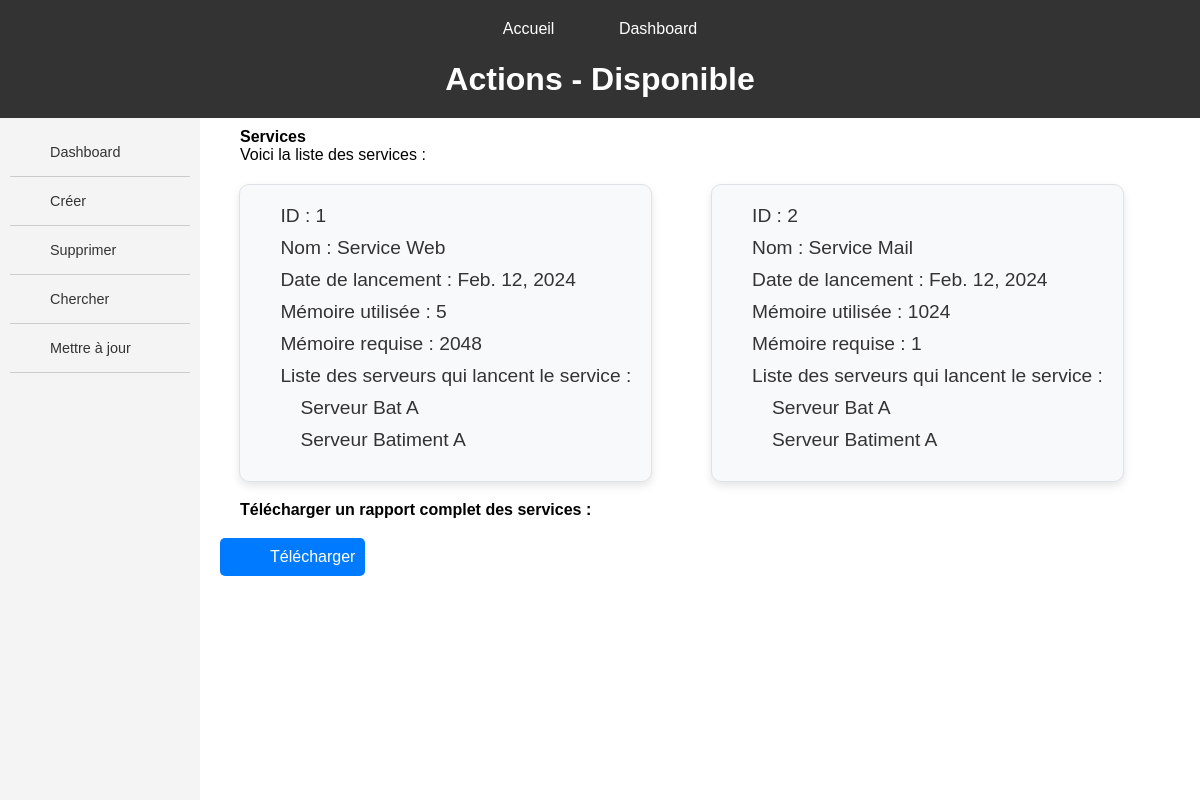
The app's page /service/, older data.
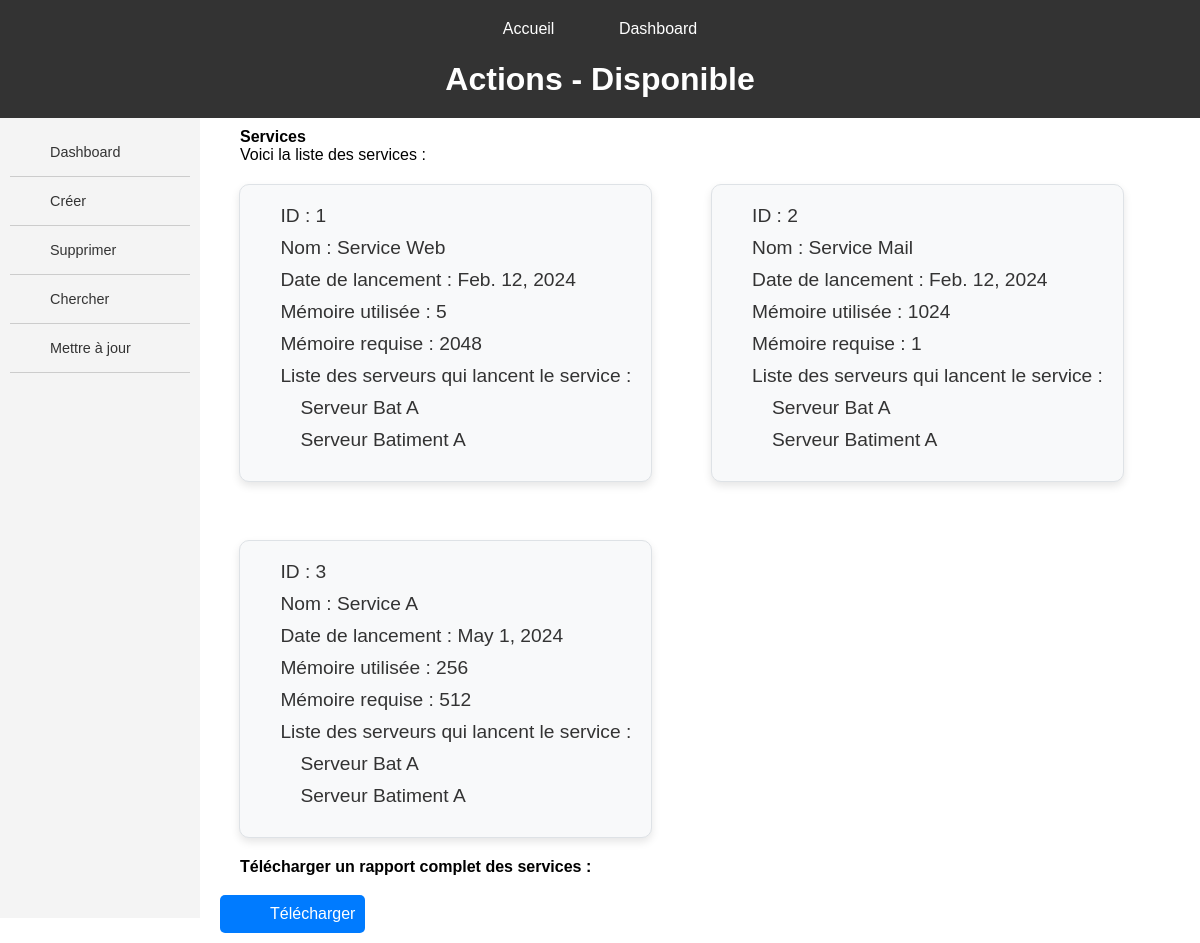
The same page, newer data.
### servops/models.py (models this page shows, shortened)
class Service(models.Model):
    name = models.CharField(max_length=200)
    launch_date = models.DateField()
    memory_used = models.IntegerField()
    required_memory = models.IntegerField()
    launch_server = models.ForeignKey(Server, on_delete=models.CASCADE, related_name='services')

class Server(models.Model):
    name = models.CharField(max_length=200)
    server_type = models.ForeignKey(ServerType, on_delete=models.CASCADE)
    num_processors = models.IntegerField()
    memory_capacity = models.IntegerField()
    storage_capacity = models.IntegerField()
    used_storage = models.IntegerField(default=0)  # Espace utilisé en Go
    total_storage = models.IntegerField(default=0)  # Capacité totale de stockage en Go

### servops/views.py (the view)
# urls.py: path('service/', views.services, name='services_crud'),
def services(request):
    services = Service.objects.all()
    servers = Server.objects.all()
    return render(request, 'servops/CRUD/CRUD_services/home.html', {'services': services, 'servers': servers})

### servops/templates/servops/CRUD/CRUD_services/home.html (shortened to what this page needs)
{% extends "servops/MAIN/main_dashboard.html" %}
{% load static %}
{% block header %}Actions - Disponible{% endblock %}
{% block sidebar %}
<ul>
    <li><a href="{% url 'dashboard' %}" class="button">Dashboard</a></li>
    <li><a href="{% url 'create_service' %}" class="button">Créer</a></li>
    <li><a href="{% url 'delete_service' %}" class="button">Supprimer</a></li>
    <li><a href="{% url 'read_service' %}" class="button">Chercher</a></li>
    <li><a href="#" class="button">Mettre à jour</a></li>
</ul>
{% endblock sidebar %}
{% block content %}
<h2>Services</h2>
<p>Voici la liste des services :</p>
<div class="container">
    {% for service in services %}
    <div class="service-box">
        <p>ID : {{service.id}}</p>
        <p>Nom : {{service.name}}</p>
        <p>Date de lancement : {{service.launch_date}}</p>
        <p>Mémoire utilisée : {{service.memory_used}}</p>
        <p>Mémoire requise : {{service.required_memory}}</p>
        <p>Liste des serveurs qui lancent le service :</p>
        <ul>
            {% for server in servers %}
            <li><p>{{server.name}}</p></li>
            {% endfor %}
        </ul>
    </div>
    {% endfor %}
</div>
<h2>Télécharger un rapport complet des services :</h2>
<button>
    <a href="{% url 'pdf' %}">Télécharger</a>
</button>
{% endblock content %}

### servops/templates/servops/MAIN/main_dashboard.html (shortened to what this page needs)
{% load static %}
<!DOCTYPE html>
<html lang="en">
<head>
    <link rel="stylesheet" type="text/css" href="{% static 'main.css' %}">
</head>
<body>
    <header>
        <nav>
            <ul>
                <li><a href="{% url 'index' %}">Accueil</a></li>
                <li><a href="{% url 'dashboard' %}">Dashboard</a></li>
            </ul>
        </nav>
        <h1 id="titre-dashboard">{% block header %}{% endblock header %}</h1>
    </header>
    <aside class="bar">
        <ul>
            {% block sidebar %}
            {% endblock sidebar %}
        </ul>
    </aside>
    <main>
        {% block content %}
        {% endblock content %}
    </main>
</body>
</html>

### servops/static/main.css (style rules this page uses)
* { margin: 0; padding: 0; box-sizing: border-box; }
html, body { width: 100%; height: 100%; font-family: Arial, sans-serif; }
html { scroll-behavior: smooth; }
header { background-color: #333; color: #fff; padding: 20px; text-align: center; }
header h1 { font-size: 2em; }
nav ul { list-style-type: none; margin: 0; padding: 0; }
nav ul li { display: inline-block; margin-right: 20px; }
nav ul li a { color: #fff; text-decoration: none; padding: 10px; border-radius: 5px; transition: background-color 0.3s; }
.bar { background-color: #f4f4f4; padding: 10px; width: 200px; height: 100vh; position: fixed; overflow: auto; }
.bar ul { list-style-type: none; padding: 0; margin: 0; }
.bar ul li { padding: 8px 10px; border-bottom: 1px solid #ccc; font-size: 0.9em; }
.bar ul li a { text-decoration: none; color: #333; display: block; padding: 8px 10px; }
main { margin-left: 210px; padding: 10px; }
main p, main h1, main h2, main h3, a { font-size: 1em; margin-left: 20px; }
#titre-dashboard { margin-top: 2%; }
button { margin-top: 2%; background-color: #007bff; color: #fff; border: none; padding: 10px 20px; text-align: center; font-size: 1em; cursor: pointer; border-radius: 5px; transition: background-color 0.3s ease; }
button a { color: #fff; text-decoration: none; display: inline-block; width: 100%; height: 100%; }
.container { display: flex; flex-wrap: wrap; gap: 20px; }
.service-box { margin: 2%; background-color: #f8f9fa; border: 1px solid #dee2e6; padding: 20px; border-radius: 10px; box-shadow: 0 4px 8px rgba(0, 0, 0, 0.1); transition: transform 0.2s ease, box-shadow 0.2s ease; }
.service-box p { font-size: 1.2em; color: #333; margin-bottom: 10px; }
.service-box ul { list-style-type: none; padding: 0; }
.service-box ul li { margin-bottom: 5px; }
.service-box ul { margin-left: 20px; }

Row changes from the older to the newer data that the page shows:
added Service: id "3", name "Service A", launch_date "May 1, 2024", memory_used "256", required_memory "512", Server (name "Serveur Bat A"), Server (name "Serveur Batiment A")
